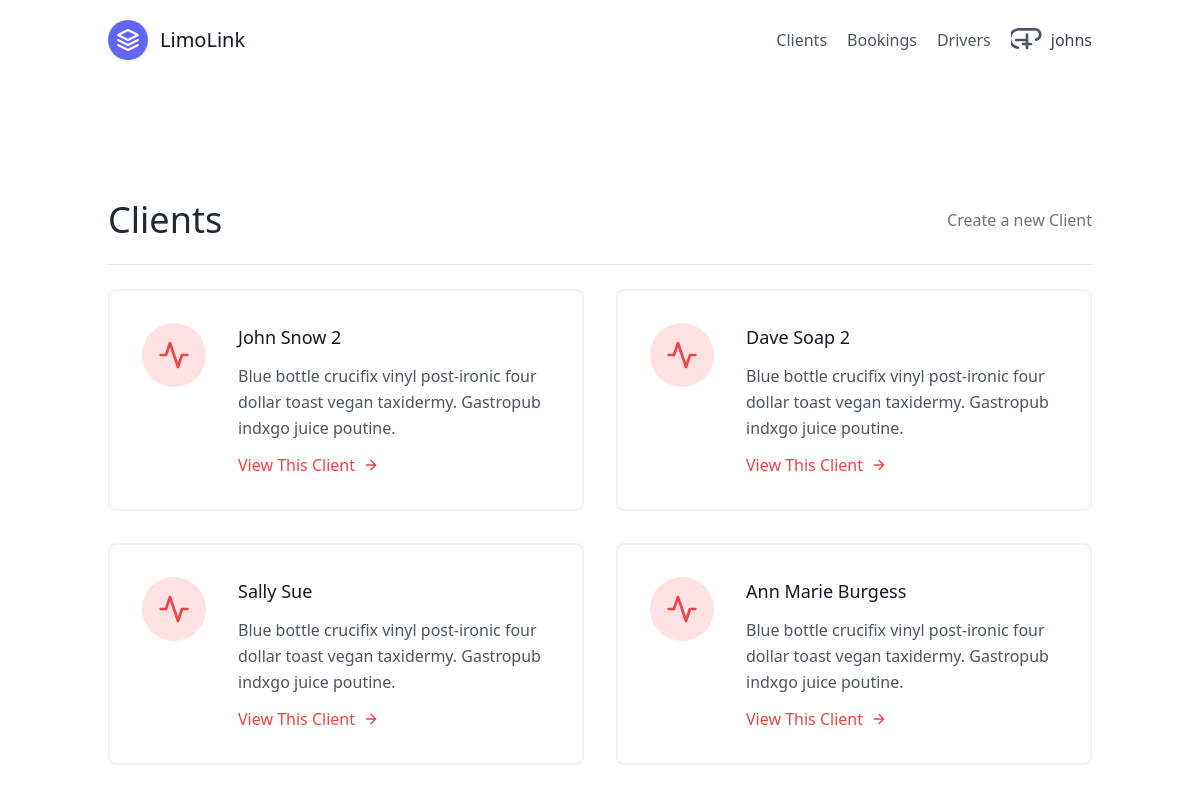
Before: /clients/ (signed in) with the older database file.
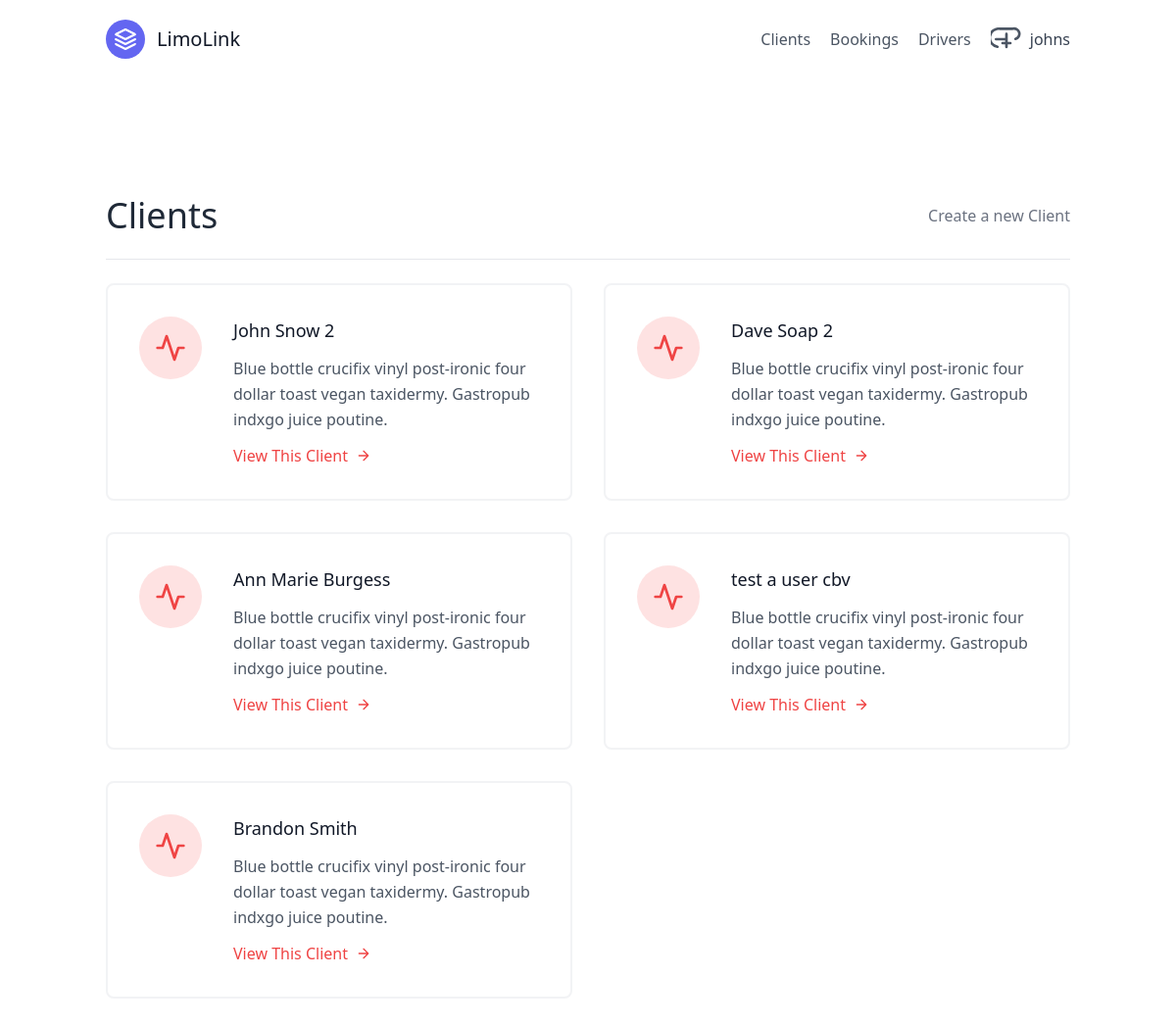
After: the same page with the newer database file.
### clients/models.py (models this page shows, shortened)
class Client(models.Model):
    first_name = models.CharField(max_length=100)
    last_name = models.CharField(max_length=100)
    email = models.EmailField()
    phone = models.CharField(max_length=15)
    street_address = models.CharField(max_length=255, blank=True)
    city = models.CharField(max_length=100, blank=True)
    state = models.CharField(max_length=100, blank=True)
    postal_code = models.CharField(max_length=20, blank=True)
    preferred_contact_method = models.CharField(max_length=50, blank=True)

### clients/views.py (the view)
# urls.py: path('', ClientListView.as_view(), name="client-list"),
class ClientListView(LoginRequiredMixin, generic.ListView):
    template_name = "clients/client_list.html"
    queryset = Client.objects.all()
    context_object_name = "clients"

### templates/clients/client_list.html (shortened to what this page needs)
{% extends "base.html" %}
{% block content %}
<section class="text-gray-600 body-font">
  <div class="container px-5 py-24 mx-auto flex flex-wrap">
    <div class="w-full mb-6 py-6 flex justify-between items-center border-b border-gray-200">
      <div>
        <h1 class="text-4xl text-gray-800">Clients</h1>
      </div>
      <div>
        <a class="text-gray-500 hover:text-blue-500" href="{% url 'clients:client-create' %}">Create a new Client</a>
      </div>
    </div>
    <div class="flex flex-wrap -m-4">
      {% for client in clients %}
      <div class="p-4 lg:w-1/2 md:w-full">
        <div class="flex border-2 rounded-lg border-gray-200 border-opacity-50 p-8 sm:flex-row flex-col">
          <div
            class="w-16 h-16 sm:mr-8 sm:mb-0 mb-4 inline-flex items-center justify-center rounded-full bg-red-100 text-red-500 flex-shrink-0">
            <svg fill="none" stroke="currentColor" stroke-linecap="round" stroke-linejoin="round" stroke-width="2"
              class="w-8 h-8" viewBox="0 0 24 24">
              <path d="M22 12h-4l-3 9L9 3l-3 9H2"></path>
            </svg>
          </div>
          <div class="flex-grow">
            <h2 class="text-gray-900 text-lg title-font font-medium mb-3">
              {{ client.first_name }}
              {{ client.last_name }}
            </h2>
            <p class="leading-relaxed text-base">
              Blue bottle crucifix vinyl post-ironic four dollar toast vegan
              taxidermy. Gastropub indxgo juice poutine.</p>
            <a href="{% url 'clients:client-detail' client.pk %}" class="mt-3 text-red-500 inline-flex items-center">
              View This Client
              <svg fill="none" stroke="currentColor" stroke-linecap="round" stroke-linejoin="round" stroke-width="2"
                class="w-4 h-4 ml-2" viewBox="0 0 24 24">
                <path d="M5 12h14M12 5l7 7-7 7"></path>
              </svg>
            </a>
          </div>
        </div>
      </div>
      {% endfor %}
    </div>
  </div>
</section>
{% endblock %}

Changed rows visible on the page:
removed Client: first_name "Sally", last_name "Sue"
added Client: first_name "test", last_name "a user cbv"
added Client: first_name "Brandon", last_name "Smith"
